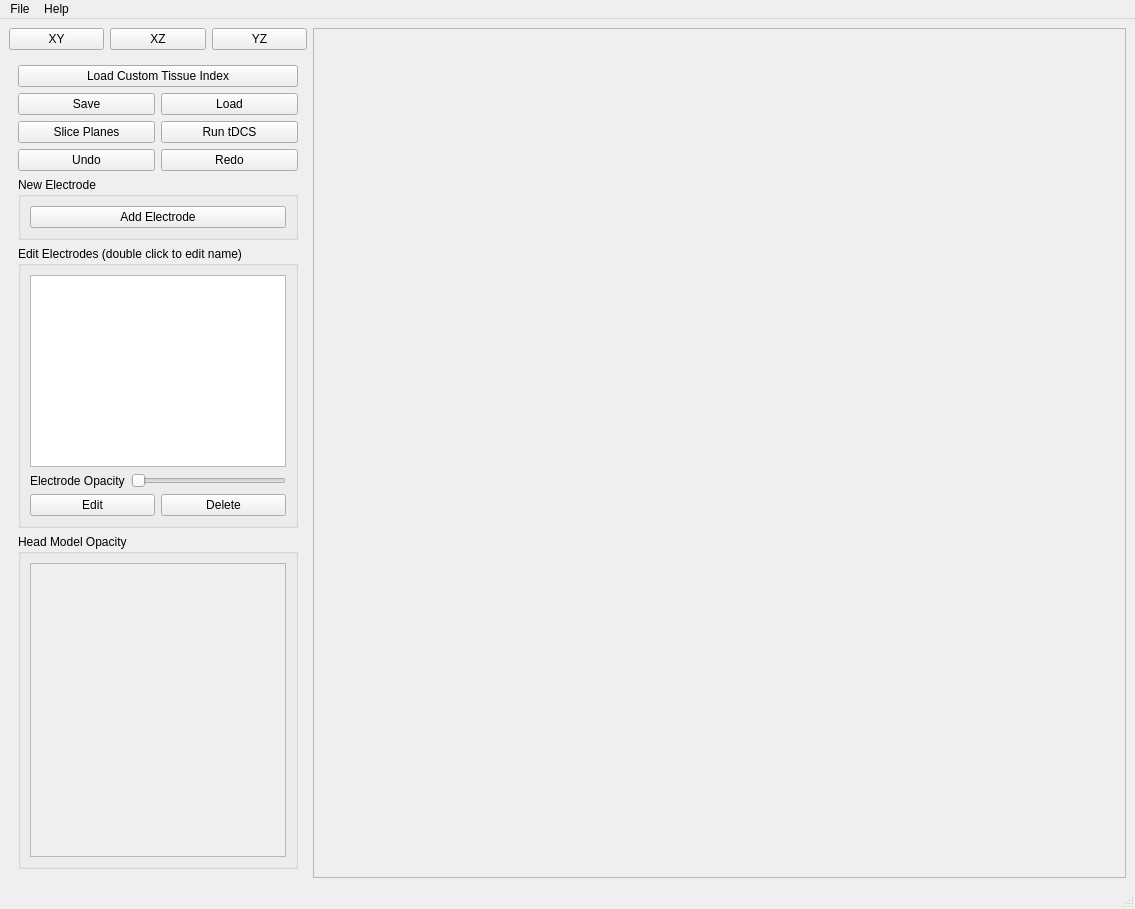
<?xml version="1.0" encoding="UTF-8"?>
<ui version="4.0">
 <class>ElectrodeMainWindow</class>
 <widget class="QMainWindow" name="ElectrodeMainWindow">
  <property name="geometry">
   <rect>
    <x>0</x>
    <y>0</y>
    <width>1135</width>
    <height>909</height>
   </rect>
  </property>
  <property name="windowTitle">
   <string>Electrode Navigator</string>
  </property>
  <widget class="QWidget" name="centralwidget">
   <property name="enabled">
    <bool>true</bool>
   </property>
   <layout class="QHBoxLayout" name="horizontalLayout_4" stretch="0,3">
    <item>
     <layout class="QVBoxLayout" name="verticalLayout_3">
      <item>
       <layout class="QHBoxLayout" name="horizontalLayout_9">
        <item>
         <widget class="QPushButton" name="CameraXY">
          <property name="text">
           <string>XY</string>
          </property>
         </widget>
        </item>
        <item>
         <widget class="QPushButton" name="CameraXZ">
          <property name="text">
           <string>XZ</string>
          </property>
         </widget>
        </item>
        <item>
         <widget class="QPushButton" name="CameraYZ">
          <property name="text">
           <string>YZ</string>
          </property>
         </widget>
        </item>
       </layout>
      </item>
      <item>
       <widget class="QStackedWidget" name="stackedWidget">
        <property name="currentIndex">
         <number>0</number>
        </property>
        <widget class="QWidget" name="MainGUI">
         <layout class="QVBoxLayout" name="verticalLayout_4">
          <item>
           <widget class="QPushButton" name="loadTissueIndex">
            <property name="text">
             <string>Load Custom Tissue Index</string>
            </property>
           </widget>
          </item>
          <item>
           <layout class="QGridLayout" name="gridLayout_2">
            <item row="2" column="0">
             <widget class="QPushButton" name="PlanePlaceButton">
              <property name="text">
               <string>Slice Planes</string>
              </property>
             </widget>
            </item>
            <item row="1" column="0">
             <widget class="QPushButton" name="Save">
              <property name="text">
               <string>Save</string>
              </property>
             </widget>
            </item>
            <item row="2" column="1">
             <widget class="QPushButton" name="Run">
              <property name="text">
               <string>Run tDCS</string>
              </property>
             </widget>
            </item>
            <item row="1" column="1">
             <widget class="QPushButton" name="Load">
              <property name="text">
               <string>Load</string>
              </property>
             </widget>
            </item>
            <item row="3" column="0">
             <widget class="QPushButton" name="Undo">
              <property name="text">
               <string>Undo</string>
              </property>
             </widget>
            </item>
            <item row="3" column="1">
             <widget class="QPushButton" name="Redo">
              <property name="text">
               <string>Redo</string>
              </property>
             </widget>
            </item>
           </layout>
          </item>
          <item>
           <layout class="QVBoxLayout" name="verticalLayout_2">
            <item>
             <widget class="QGroupBox" name="groupBox_3">
              <property name="title">
               <string>New Electrode</string>
              </property>
              <layout class="QVBoxLayout" name="verticalLayout_8">
               <item>
                <widget class="QPushButton" name="AddElectrode">
                 <property name="text">
                  <string>Add Electrode</string>
                 </property>
                </widget>
               </item>
              </layout>
             </widget>
            </item>
           </layout>
          </item>
          <item>
           <widget class="QGroupBox" name="groupBox_2">
            <property name="title">
             <string>Edit Electrodes (double click to edit name)</string>
            </property>
            <layout class="QVBoxLayout" name="verticalLayout_9">
             <item>
              <layout class="QVBoxLayout" name="verticalLayout_7">
               <item>
                <widget class="QListWidget" name="ElectrodeList">
                 <property name="sizePolicy">
                  <sizepolicy hsizetype="Expanding" vsizetype="Minimum">
                   <horstretch>0</horstretch>
                   <verstretch>0</verstretch>
                  </sizepolicy>
                 </property>
                </widget>
               </item>
              </layout>
             </item>
             <item>
              <layout class="QHBoxLayout" name="horizontalLayout_8">
               <item>
                <widget class="QLabel" name="label_6">
                 <property name="text">
                  <string>Electrode Opacity</string>
                 </property>
                </widget>
               </item>
               <item>
                <widget class="QSlider" name="ElectrodeAlpha">
                 <property name="orientation">
                  <enum>Qt::Orientation::Horizontal</enum>
                 </property>
                </widget>
               </item>
              </layout>
             </item>
             <item>
              <layout class="QGridLayout" name="gridLayout">
               <item row="0" column="0">
                <widget class="QPushButton" name="Edit">
                 <property name="text">
                  <string>Edit</string>
                 </property>
                </widget>
               </item>
               <item row="0" column="1">
                <widget class="QPushButton" name="Delete">
                 <property name="text">
                  <string>Delete</string>
                 </property>
                </widget>
               </item>
              </layout>
             </item>
            </layout>
           </widget>
          </item>
          <item>
           <widget class="QGroupBox" name="groupBox">
            <property name="title">
             <string>Head Model Opacity</string>
            </property>
            <layout class="QHBoxLayout" name="horizontalLayout_7">
             <item>
              <widget class="QScrollArea" name="scrollArea">
               <property name="widgetResizable">
                <bool>true</bool>
               </property>
               <widget class="QWidget" name="scrollAreaWidgetContents">
                <property name="geometry">
                 <rect>
                  <x>0</x>
                  <y>0</y>
                  <width>391</width>
                  <height>160</height>
                 </rect>
                </property>
               </widget>
              </widget>
             </item>
            </layout>
           </widget>
          </item>
         </layout>
        </widget>
        <widget class="QWidget" name="EditGUI">
         <layout class="QVBoxLayout" name="verticalLayout_11">
          <item>
           <layout class="QVBoxLayout" name="verticalLayout_5">
            <item>
             <layout class="QHBoxLayout" name="horizontalLayout_6">
              <item>
               <widget class="QLabel" name="label_2">
                <property name="text">
                 <string>Radius (mm)</string>
                </property>
               </widget>
              </item>
              <item>
               <widget class="QSlider" name="RadiusSlider">
                <property name="orientation">
                 <enum>Qt::Orientation::Horizontal</enum>
                </property>
               </widget>
              </item>
              <item>
               <widget class="QDoubleSpinBox" name="RadiusEntry"/>
              </item>
             </layout>
            </item>
            <item>
             <layout class="QHBoxLayout" name="horizontalLayout_18">
              <item>
               <widget class="QLabel" name="label_14">
                <property name="text">
                 <string>Voltage (V)</string>
                </property>
               </widget>
              </item>
              <item>
               <widget class="QLineEdit" name="VoltageEntry"/>
              </item>
             </layout>
            </item>
           </layout>
          </item>
          <item>
           <layout class="QHBoxLayout" name="horizontalLayout">
            <item>
             <widget class="QPushButton" name="OKEdit">
              <property name="text">
               <string>OK</string>
              </property>
             </widget>
            </item>
            <item>
             <widget class="QPushButton" name="CancelEdit">
              <property name="text">
               <string>Cancel</string>
              </property>
             </widget>
            </item>
           </layout>
          </item>
          <item>
           <spacer name="verticalSpacer_3">
            <property name="orientation">
             <enum>Qt::Orientation::Vertical</enum>
            </property>
            <property name="sizeHint" stdset="0">
             <size>
              <width>20</width>
              <height>40</height>
             </size>
            </property>
           </spacer>
          </item>
         </layout>
        </widget>
        <widget class="QWidget" name="PlaneGUI">
         <layout class="QVBoxLayout" name="verticalLayout_17">
          <item>
           <layout class="QVBoxLayout" name="verticalLayout_16">
            <item>
             <widget class="QGroupBox" name="groupBox_4">
              <property name="title">
               <string>Move Slice Planes</string>
              </property>
              <layout class="QVBoxLayout" name="verticalLayout_20">
               <item>
                <widget class="QLabel" name="label_5">
                 <property name="text">
                  <string>Places slice planes for imaging.</string>
                 </property>
                </widget>
               </item>
               <item>
                <layout class="QVBoxLayout" name="verticalLayout_19">
                 <item>
                  <layout class="QHBoxLayout" name="horizontalLayout_10">
                   <item>
                    <widget class="QLabel" name="label_7">
                     <property name="text">
                      <string>X Plane</string>
                     </property>
                    </widget>
                   </item>
                   <item>
                    <widget class="QSlider" name="XPlaneSlider">
                     <property name="orientation">
                      <enum>Qt::Orientation::Horizontal</enum>
                     </property>
                    </widget>
                   </item>
                   <item>
                    <widget class="QDoubleSpinBox" name="XPlaneSpin"/>
                   </item>
                  </layout>
                 </item>
                </layout>
               </item>
               <item>
                <layout class="QHBoxLayout" name="horizontalLayout_11">
                 <item>
                  <widget class="QLabel" name="label_8">
                   <property name="text">
                    <string>Y Plane</string>
                   </property>
                  </widget>
                 </item>
                 <item>
                  <widget class="QSlider" name="YPlaneSlider">
                   <property name="orientation">
                    <enum>Qt::Orientation::Horizontal</enum>
                   </property>
                  </widget>
                 </item>
                 <item>
                  <widget class="QDoubleSpinBox" name="YPlaneSpin"/>
                 </item>
                </layout>
               </item>
               <item>
                <layout class="QHBoxLayout" name="horizontalLayout_13">
                 <item>
                  <widget class="QLabel" name="label_9">
                   <property name="text">
                    <string>Z Plane</string>
                   </property>
                  </widget>
                 </item>
                 <item>
                  <widget class="QSlider" name="ZPlaneSlider">
                   <property name="orientation">
                    <enum>Qt::Orientation::Horizontal</enum>
                   </property>
                  </widget>
                 </item>
                 <item>
                  <widget class="QDoubleSpinBox" name="ZPlaneSpin"/>
                 </item>
                </layout>
               </item>
              </layout>
             </widget>
            </item>
           </layout>
          </item>
          <item>
           <layout class="QHBoxLayout" name="horizontalLayout_21">
            <item>
             <widget class="QPushButton" name="PlaneOK">
              <property name="text">
               <string>OK</string>
              </property>
             </widget>
            </item>
           </layout>
          </item>
          <item>
           <spacer name="verticalSpacer">
            <property name="orientation">
             <enum>Qt::Orientation::Vertical</enum>
            </property>
            <property name="sizeHint" stdset="0">
             <size>
              <width>20</width>
              <height>40</height>
             </size>
            </property>
           </spacer>
          </item>
         </layout>
        </widget>
       </widget>
      </item>
     </layout>
    </item>
    <item>
     <layout class="QHBoxLayout" name="horizontalLayout_3" stretch="0">
      <item>
       <widget class="QFrame" name="ViewPort">
        <property name="frameShape">
         <enum>QFrame::Shape::StyledPanel</enum>
        </property>
        <property name="frameShadow">
         <enum>QFrame::Shadow::Raised</enum>
        </property>
       </widget>
      </item>
     </layout>
    </item>
   </layout>
  </widget>
  <widget class="QMenuBar" name="menubar">
   <property name="geometry">
    <rect>
     <x>0</x>
     <y>0</y>
     <width>1135</width>
     <height>25</height>
    </rect>
   </property>
   <widget class="QMenu" name="menuFile">
    <property name="title">
     <string>File</string>
    </property>
    <addaction name="actionLoad_Electrode_Config"/>
    <addaction name="separator"/>
    <addaction name="actionSave_Electrode_Config"/>
    <addaction name="separator"/>
    <addaction name="actionExit"/>
   </widget>
   <widget class="QMenu" name="menuHelp">
    <property name="title">
     <string>Help</string>
    </property>
    <addaction name="action3D_viewer_Help"/>
    <addaction name="separator"/>
    <addaction name="actionAbout"/>
   </widget>
   <addaction name="menuFile"/>
   <addaction name="menuHelp"/>
  </widget>
  <widget class="QStatusBar" name="statusbar"/>
  <action name="actionLoad_Electrode_Config">
   <property name="text">
    <string>Open Configuration</string>
   </property>
  </action>
  <action name="actionSave_Electrode_Config">
   <property name="text">
    <string>Save Configuration</string>
   </property>
  </action>
  <action name="actionExit">
   <property name="text">
    <string>Exit</string>
   </property>
  </action>
  <action name="actionAbout">
   <property name="text">
    <string>About</string>
   </property>
  </action>
  <action name="action3D_viewer_Help">
   <property name="text">
    <string>3D viewer Help</string>
   </property>
  </action>
  <action name="actionUndo">
   <property name="text">
    <string>Undo</string>
   </property>
  </action>
  <action name="actionRedo">
   <property name="text">
    <string>Redo</string>
   </property>
  </action>
 </widget>
 <resources/>
 <connections/>
</ui>
